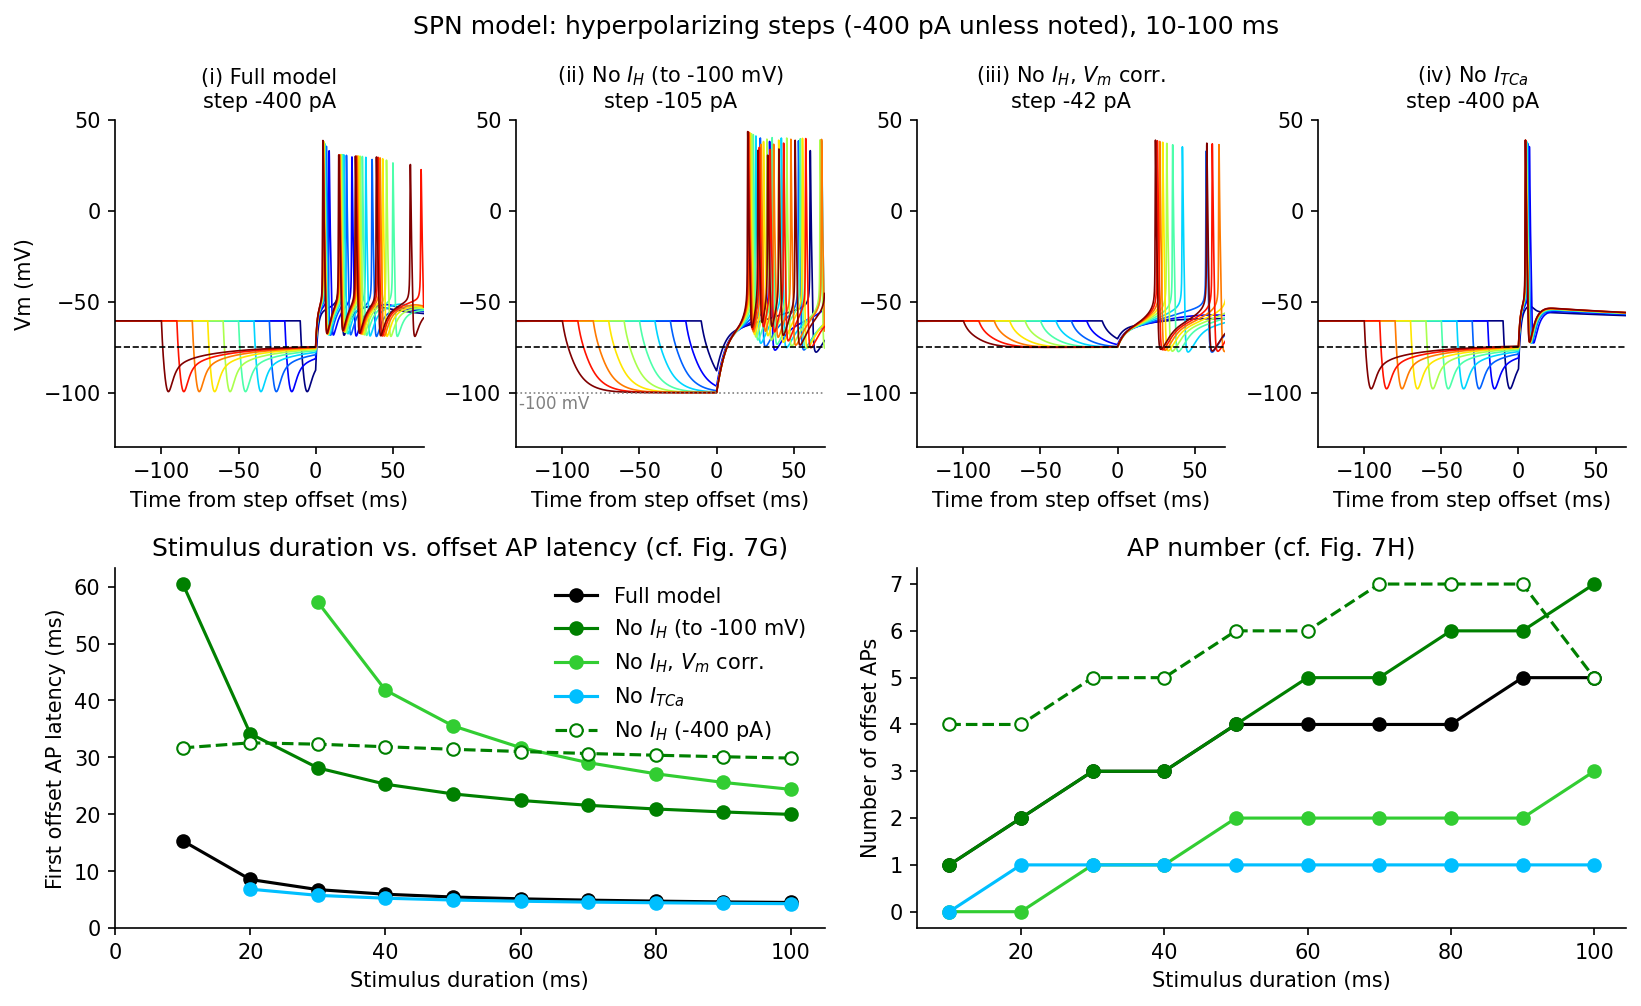

Here is the Python script that generated this plot:
"""Recreate Kopp-Scheinpflug et al. (2011) Neuron, Figure 7F/G (model part).

A -400 pA hyperpolarizing current step of 10-100 ms is injected into the SPN
model; the latency of the first offset AP (measured from step offset) is
plotted against step duration for four model conditions:
  full model, no I_H, no I_H with Vm correction, no I_TCa.
"""
import os
import numpy as np
import matplotlib.pyplot as plt
from neuron import h

os.chdir(os.path.dirname(os.path.abspath(__file__)))
h.load_file('stdrun.hoc')
h.load_file('spn_neuron.hoc')
soma = h.soma

AMP = -0.4            # nA (-400 pA)
T_ON = 200.0          # ms, step onset (allows settling to rest)
T_POST = 100.0        # ms, window after step offset to look for APs
AP_THRESH = 0.0       # mV, spike detection threshold
DURATIONS = np.arange(10, 101, 10)
GH0, GCA0 = soma(0.5).sjg_ih.ghbar, soma(0.5).lva.gbar

stim = h.IClamp(soma(0.5))
stim.delay = T_ON
# holding current so every condition starts from the full model's resting Vm
hold = h.IClamp(soma(0.5))
hold.delay, hold.dur = 0, 1e9
t_vec, v_vec = h.Vector().record(h._ref_t), h.Vector().record(soma(0.5)._ref_v)
spikes = h.Vector()
nc = h.NetCon(soma(0.5)._ref_v, None, sec=soma)
nc.threshold = AP_THRESH
nc.record(spikes)


def set_condition(gh, gca):
    for seg in soma:
        seg.sjg_ih.ghbar = gh
        seg.lva.gbar = gca


def run(dur, amp):
    stim.dur, stim.amp = dur, amp
    h.dt = 0.01
    h.finitialize(-60)
    h.continuerun(T_ON + dur + T_POST)
    t, v = np.array(t_vec), np.array(v_vec)
    off = T_ON + dur
    sp = np.array(spikes)
    sp = sp[sp > off] - off
    return t - off, v, sp


def steady_state_v(amp, dur=100.0):
    t, v, _ = run(dur, amp)
    return v[np.searchsorted(t, -0.5)]  # Vm just before step offset


def resting_v():
    t, v, _ = run(1.0, 0.0)
    return v[np.searchsorted(t, -2.0)]


def bisect(f, target, lo, hi, n=40):
    """Find x in [lo, hi] with f(x) == target, assuming f increasing in x."""
    for _ in range(n):
        mid = 0.5 * (lo + hi)
        lo, hi = (mid, hi) if f(mid) < target else (lo, mid)
    return 0.5 * (lo + hi)



V_NOIH = -100.0       # mV, target trough for panel ii (as in paper Fig. 7Fii)
NOIH = 'No $I_H$ (to -100 mV)'
NOIH_RAW = 'No $I_H$ (-400 pA)'
CORR = 'No $I_H$, $V_m$ corr.'

# 'trace': show voltage traces in the top row; 'ls': line style in bottom plots
conditions = {
    'Full model':  dict(gh=GH0, gca=GCA0, color='k', trace=True, ls='-'),
    NOIH:          dict(gh=0.0, gca=GCA0, color='green', trace=True, ls='-'),
    CORR:          dict(gh=0.0, gca=GCA0, color='limegreen', trace=True, ls='-'),
    'No $I_{TCa}$': dict(gh=GH0, gca=0.0, color='deepskyblue', trace=True,
                         ls='-'),
    NOIH_RAW:      dict(gh=0.0, gca=GCA0, color='green', trace=False, ls='--'),
}

set_condition(GH0, GCA0)
hold.amp = 0.0
v_rest = resting_v()
v_target = steady_state_v(AMP)

# Holding current per condition to restore the full model's resting Vm.
for name, c in conditions.items():
    set_condition(c['gh'], c['gca'])
    hold.amp = 0.0
    c['hold'] = bisect(lambda x: (setattr(hold, 'amp', x), resting_v())[1],
                       v_rest, -0.1, 0.12)

# Without I_H only the 2.26 nS leak remains, so -400 pA drives Vm to ~-230 mV.
# Two Vm corrections reduce the step in the no-I_H model so the Vm at the end
# of a 100 ms step reaches (ii) -100 mV, the trough shown in paper Fig. 7Fii,
# or (iii) the full model's steady-state level (dashed line).
c = conditions[CORR]
set_condition(c['gh'], c['gca'])
hold.amp = c['hold']
for name, c in conditions.items():
    c['amp'] = AMP
conditions[NOIH]['amp'] = bisect(steady_state_v, V_NOIH, AMP, 0.0)
conditions[CORR]['amp'] = bisect(steady_state_v, v_target, AMP, 0.0)
print(f'Rest: {v_rest:.1f} mV; full model Vm at end of 100 ms step: '
      f'{v_target:.1f} mV')
for name, c in conditions.items():
    print(f'  {name:24s} holding {c["hold"]*1e3:6.1f} pA, '
          f'step {c["amp"]*1e3:6.0f} pA')

results, traces = {}, {}
for name, c in conditions.items():
    set_condition(c['gh'], c['gca'])
    hold.amp = c['hold']
    amp = c['amp']
    lat, nap, tr = [], [], []
    for d in DURATIONS:
        t, v, sp = run(d, amp)
        lat.append(sp[0] if len(sp) else np.nan)
        nap.append(len(sp))
        tr.append((t, v))
    results[name] = (np.array(lat), np.array(nap))
    traces[name] = tr
    print(f'{name:28s} latency (ms): ' +
          ' '.join('  -- ' if np.isnan(x) else f'{x:5.1f}' for x in lat) +
          f'   #APs: {nap}')
set_condition(GH0, GCA0)

# ---- plotting ----
fig = plt.figure(figsize=(13, 7))
gs = fig.add_gridspec(2, 4, height_ratios=[1, 1.1], hspace=0.35, wspace=0.3)
cmap = plt.get_cmap('jet')
for i, name in enumerate([n for n, c in conditions.items() if c['trace']]):
    ax = fig.add_subplot(gs[0, i])
    for j, (t, v) in enumerate(traces[name]):
        ax.plot(t, v, color=cmap(j / (len(DURATIONS) - 1)), lw=0.8)
    ax.axhline(v_target, ls='--', color='k', lw=0.8)
    if name == NOIH:
        ax.axhline(V_NOIH, ls=':', color='gray', lw=0.8)
        ax.text(-128, V_NOIH - 9, f'{V_NOIH:.0f} mV', fontsize=8,
                color='gray')
    ax.set_xlim(-130, 70)
    ax.set_ylim(-130, 50)
    ax.set_title(f'({"i ii iii iv".split()[i]}) {name}\n'
                 f'step {conditions[name]["amp"]*1e3:.0f} pA', fontsize=10)
    ax.set_xlabel('Time from step offset (ms)')
    if i == 0:
        ax.set_ylabel('Vm (mV)')
    ax.spines[['top', 'right']].set_visible(False)

ax = fig.add_subplot(gs[1, :2])
for name, c in conditions.items():
    lat = results[name][0]
    ax.plot(DURATIONS, lat, 'o', ls=c['ls'], color=c['color'], label=name,
            mfc='white' if c['ls'] == '--' else c['color'])
ax.set_xlim(0, 105)
ax.set_ylim(0, None)
ax.set_xlabel('Stimulus duration (ms)')
ax.set_ylabel('First offset AP latency (ms)')
ax.set_title('Stimulus duration vs. offset AP latency (cf. Fig. 7G)')
ax.legend(frameon=False)
ax.spines[['top', 'right']].set_visible(False)

ax = fig.add_subplot(gs[1, 2:])
for name, c in conditions.items():
    ax.plot(DURATIONS, results[name][1], 'o', ls=c['ls'], color=c['color'],
            label=name, mfc='white' if c['ls'] == '--' else c['color'])
ax.set_xlabel('Stimulus duration (ms)')
ax.set_ylabel('Number of offset APs')
ax.set_title('AP number (cf. Fig. 7H)')
ax.spines[['top', 'right']].set_visible(False)

fig.suptitle('SPN model: hyperpolarizing steps (-400 pA unless noted), '
             '10-100 ms')
fig.savefig('duration_vs_latency.png', dpi=150, bbox_inches='tight')
print('saved duration_vs_latency.png')
